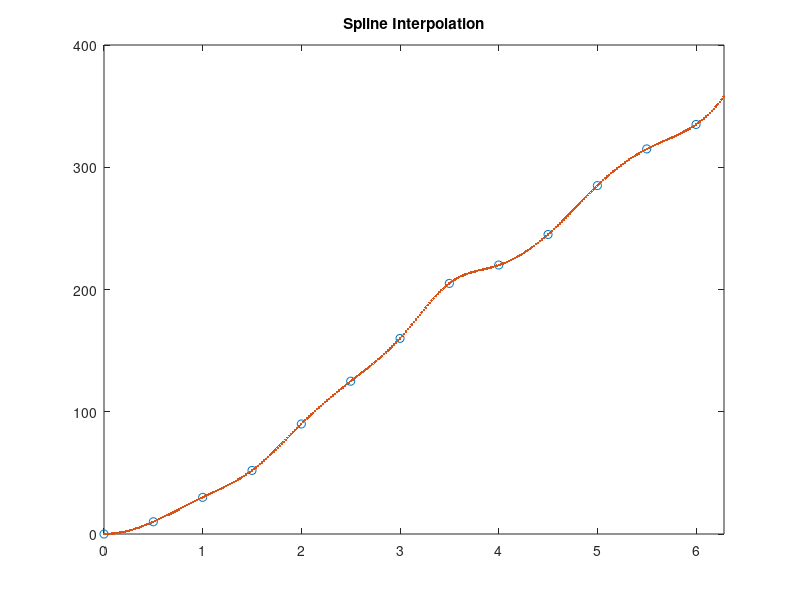

This chart was generated by the following MATLAB code:
t=[0 0.5 1 1.5 2 2.5 3 3.5 4 4.5 5 5.5 6 6.3]
a=[0 10 30 52 90 125 160 180+25 220 245 180+105 180+135 335 360]

xq = 0:0.02:360
vq2 = interp1(t,a,xq,'spline');
plot(t,a,'o',xq,vq2,':.');
xlim([0 2*pi]);
title('Spline Interpolation');